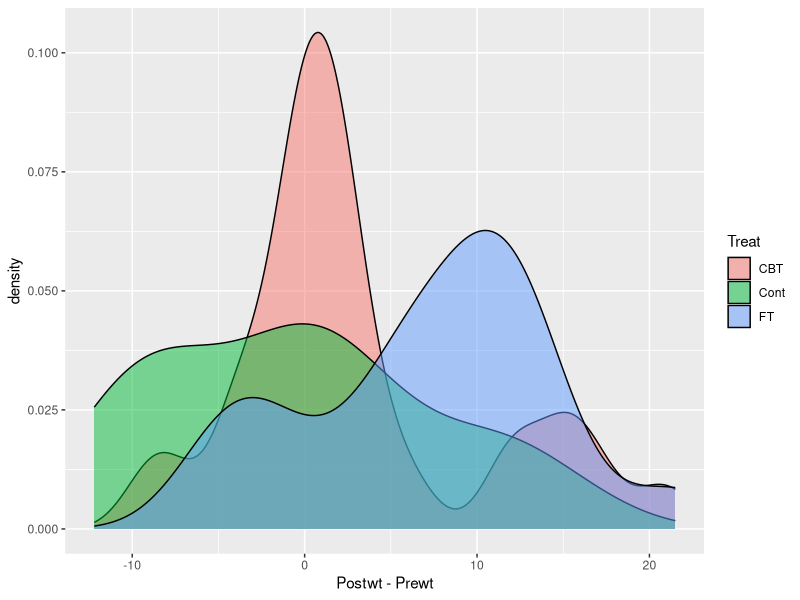
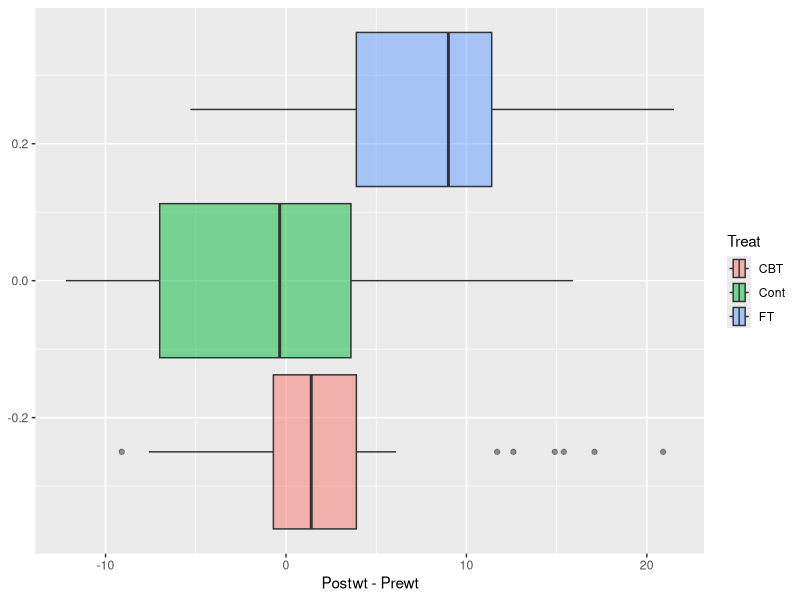
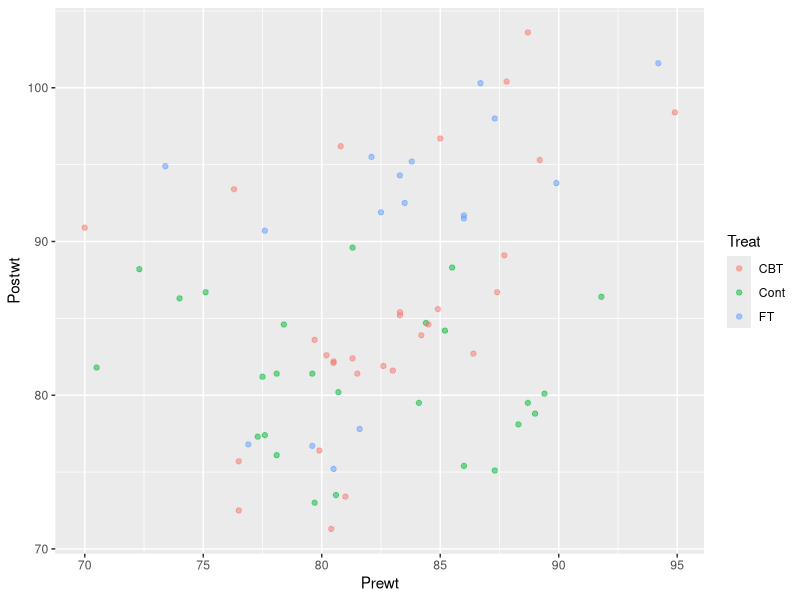
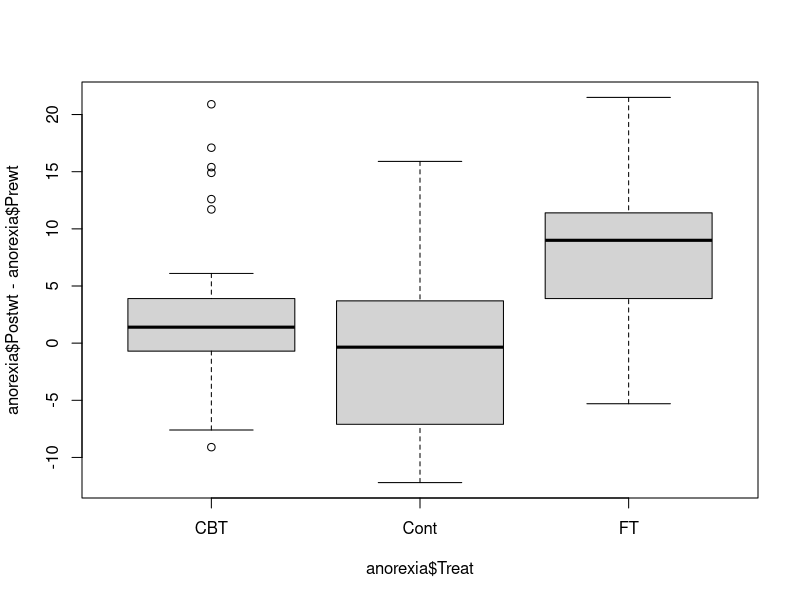
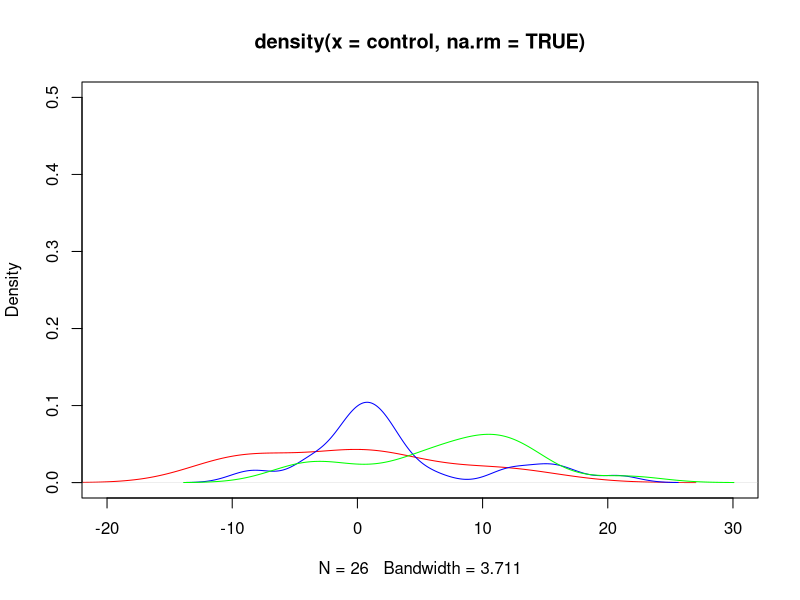

Write R code to recreate these figures, in order. (Note: this script raises an error after producing the figures.)
#Exam prep tasks
library(tidyverse)
library("MASS")

colnames(anorexia)

an <- anorexia[-c(3, 5, 7), ]

anorexia[order(anorexia$Postwt - anorexia$Prewt, decreasing = T), ] %>%
  head(1)


#Task 1 b)
anorexia %>%
  mutate(diff = Postwt - Prewt) %>%
  arrange(desc(diff)) %>%
  head(1)

#Mutate е яко. Добавя колоната diff. arrange после сортира.
#Готинки функции

anorexia %>%
  group_by(Treat) %>%
  summarise(mn = mean(Postwt - Prewt))

  #group_map(~mean(.x$Postwt - .x$Prewt)) %>% unlist()

anorexia %>%
  group_by(Treat) %>%
  summarise(md = median(Postwt - Prewt), qs = quantile(Postwt - Prewt),
            mn = mean(Postwt - Prewt), sd = sd(Postwt - Prewt))

library(ggplot2)

anorexia %>%
  ggplot(mapping = aes(x = Postwt - Prewt, fill = Treat)) +
  geom_density(alpha = 0.5)

anorexia %>%
  ggplot(mapping = aes(x = Postwt - Prewt, fill = Treat)) +
  geom_boxplot(alpha = 0.5)

anorexia %>%
  ggplot(mapping = aes(x = Prewt, y = Postwt, color = Treat)) +
  geom_point(alpha = 0.5)


anCBT <- anorexia[anorexia$Treat == "CBT", ]
quantile(anCBT$Postwt - anCBT$Prewt, c(0, 0.1, 0.2, 0.3, 0.4, 0.5, 0.6, 0.7, 0.8, 0.9, 1))

boxplot(anorexia$Postwt - anorexia$Prewt ~ anorexia$Treat)

control <- (anorexia$Postwt - anorexia$Prewt)[anorexia$Treat == "Cont"]
cbt <- (anorexia$Postwt - anorexia$Prewt)[anorexia$Treat == "CBT"]
ft <- (anorexia$Postwt - anorexia$Prewt)[anorexia$Treat == "FT"]

plot(density(control, na.rm = TRUE), xlim = c(-20, 30), ylim = c(0, 0.5), col = "red")
lines(density(cbt, na.rm = TRUE), col = "blue")
lines(density(ft, na.rm = TRUE), col = "green")


anCBT <- anorexia[anorexia$Treat == "CBT", ]
anFT <- anorexia[anorexia$Treat == "FT", ]
anCont <- anorexia[anorexia$Treat == "Cont", ]

shapiro.test(anCBT$Postwt - anCBT$Prewt)
shapiro.test(anFT$Postwt - anFT$Prewt)
shapiro.test(anCont$Postwt - anCont$Prewt)

t.test(anFT$Postwt, anCont$Postwt, alternative = "less")
wilcox.test(anCBT$Postwt, anCont$Postwt, alternative = "less")

t.test(anFT$Postwt - anFT$Prewt, anCont$Postwt - anFT$Prewt, alternative = "two.sided")

anorexia$diff <- anorexia$Postwt - anorexia$Prewt

df <- data.frame(
  diff = anorexia$diff,
  treat = anorexia$Treat
)

#Понеже не са нормално разпределени всички групи това не става
lm(df) %>%
  anova()

#Затова ползваме Крускал тест
#p-value-то е голямо и значи има група, която се различава от другите
kruskal.test(diff ~ Treat, anorexia)

#Task 2
#a)
  sample(1:6, 1000, replace = T, prob = c(1/10, 1/10, 1/10, 1/10, 1/10, 1/2))
  
#b)
throw <- function() {
  dice <- sample(1:6, 50, replace = T)
}

1:1000 %>%
  map(function(x) {
    t <- sum(throw() == 6)
    t >= 10 & t <= 20 
  }) %>% unlist() %>%
  sum()/1000

pbinom(20, 50, prob = 1/6) - pbinom(9, 50, prob = 1/6)

qbinom(0.5, 30, prob = 1/6, lower.tail = F)
  
prop.table(table(dice))

#c)
data <- rpois(1000, 4)
split.screen(c(1, 2))
screen(1)
barplot(prop.table(table(data)))
screen(2)
barplot(dpois(1:14, 4))

#d)
pexp(10, rate = 1/5)

#e)
pnbinom(4, 3, prob = 1/8, lower.tail = F)

#f)
#Тук няма значение дали p е <= или не защото е непрекъснато
pchisq(q = 20, df = 10) - pchisq(q = 10, df = 10)

#g)
qchisq(p = 0.75, df = 10, lower.tail = F)

#h)
dhyper(5, 20, 280, 30)
sum(dhyper(5:10, 20, 280, 30))
phyper(7, 20, 280, 30, lower.tail = F)



barplot(data)

